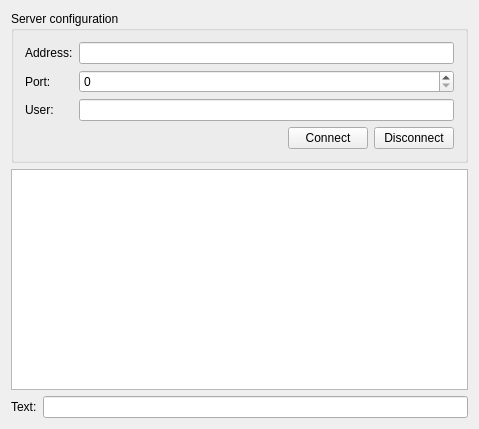
<?xml version="1.0" encoding="UTF-8"?>
<ui version="4.0">
 <class>client</class>
 <widget class="QWidget" name="client">
  <property name="geometry">
   <rect>
    <x>0</x>
    <y>0</y>
    <width>479</width>
    <height>429</height>
   </rect>
  </property>
  <property name="windowTitle">
   <string>client</string>
  </property>
  <layout class="QVBoxLayout" name="verticalLayout">
   <item>
    <widget class="QGroupBox" name="groupBox">
     <property name="title">
      <string>Server configuration</string>
     </property>
     <layout class="QFormLayout" name="formLayout">
      <item row="0" column="0">
       <widget class="QLabel" name="label_2">
        <property name="text">
         <string>Address:</string>
        </property>
       </widget>
      </item>
      <item row="2" column="0">
       <widget class="QLabel" name="label_3">
        <property name="text">
         <string>Port:</string>
        </property>
       </widget>
      </item>
      <item row="4" column="0">
       <widget class="QLabel" name="label_4">
        <property name="text">
         <string>User:</string>
        </property>
       </widget>
      </item>
      <item row="0" column="1">
       <widget class="QLineEdit" name="address"/>
      </item>
      <item row="2" column="1">
       <widget class="QSpinBox" name="port">
        <property name="maximum">
         <number>99999</number>
        </property>
       </widget>
      </item>
      <item row="4" column="1">
       <widget class="QLineEdit" name="user"/>
      </item>
      <item row="7" column="0" colspan="2">
       <layout class="QHBoxLayout" name="horizontalLayout_2">
        <item>
         <spacer name="horizontalSpacer">
          <property name="orientation">
           <enum>Qt::Horizontal</enum>
          </property>
          <property name="sizeHint" stdset="0">
           <size>
            <width>40</width>
            <height>20</height>
           </size>
          </property>
         </spacer>
        </item>
        <item>
         <widget class="QPushButton" name="connect">
          <property name="text">
           <string>Connect</string>
          </property>
         </widget>
        </item>
        <item>
         <widget class="QPushButton" name="disconnect">
          <property name="text">
           <string>Disconnect</string>
          </property>
         </widget>
        </item>
       </layout>
      </item>
     </layout>
    </widget>
   </item>
   <item>
    <widget class="QPlainTextEdit" name="chat"/>
   </item>
   <item>
    <layout class="QHBoxLayout" name="horizontalLayout">
     <item>
      <widget class="QLabel" name="label">
       <property name="text">
        <string>Text:</string>
       </property>
      </widget>
     </item>
     <item>
      <widget class="QLineEdit" name="text"/>
     </item>
    </layout>
   </item>
  </layout>
 </widget>
 <layoutdefault spacing="6" margin="11"/>
 <resources/>
 <connections/>
</ui>
